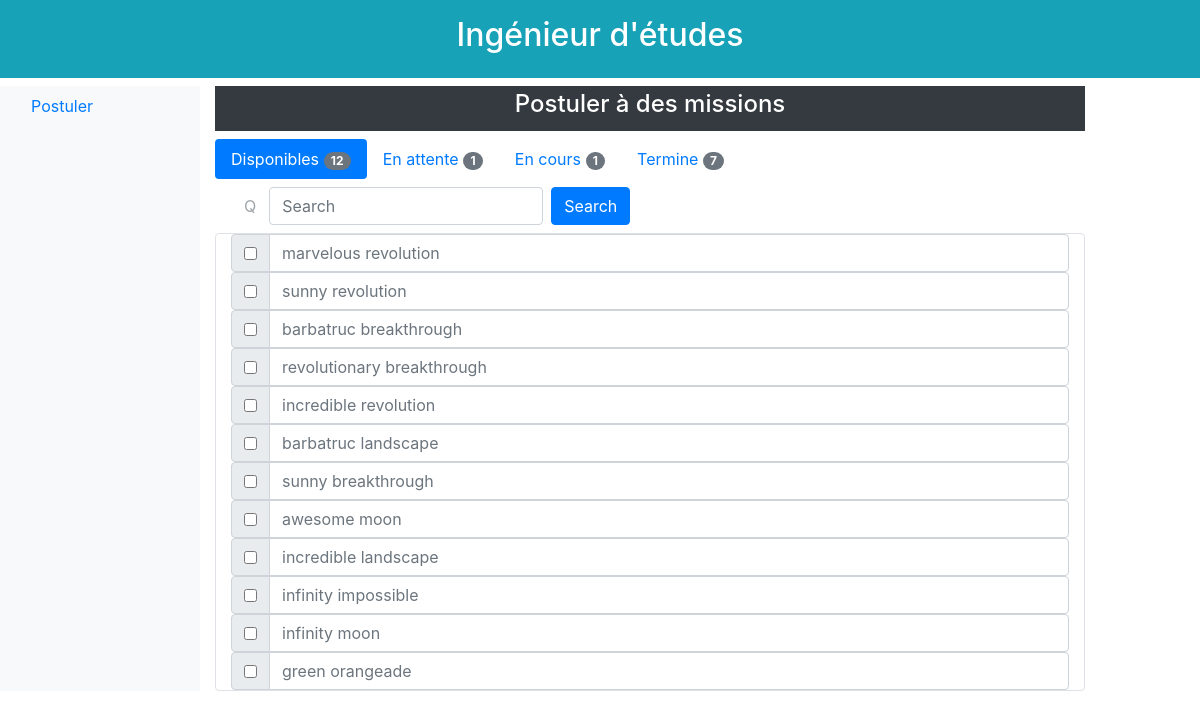
Screenshot of /1/etude/postuler/disponibles/ with the database file from the repository.
### database/models.py (models this page shows)
class Mission(db.Model):
    id = db.Column(db.Integer, primary_key=True)
    titre = db.Column(db.String(64), unique=True)
    description = db.Column(db.Text, unique=True)
    effectifs_max = db.Column(db.Integer)
    prix_vente = db.Column(db.Integer)
    statut = db.Column(db.Text)
    date_creation = db.Column(db.DateTime)
    responsable_id = db.Column(db.Integer, db.ForeignKey('ingenieur.id'))
    souhaits = db.relationship('Souhait', backref='mission', lazy='dynamic')
    besoins = db.relationship('Besoin', backref='mission', lazy='dynamic')
    affectations = db.relationship('Affectation', backref='mission', lazy='dynamic')

### app.py (the view)
@app.route('/<id>/etude/postuler/<etat>/')
def onglet_etude(id, etat):
    engineerObserve = get_engineer_by_id(id)
    listOfMissionsAvalable = get_mission_possible_of_inge(id)
    listOfMissionsGoingOn = get_mission_en_cours_of_inge(id)
    listOfMissionsWaiting = get_mission_en_attente_of_inge(id)
    listOfMissionsClosed = get_mission_termine_of_inge(id)
    if (etat == "disponibles"):
        listToShow = listOfMissionsAvalable
    elif (etat == "enAttente"):
        listToShow = listOfMissionsWaiting
    elif (etat == "enCours"):
        listToShow = listOfMissionsGoingOn
    elif (etat == "termine"):
        listToShow = listOfMissionsClosed
    else:
        error_page_404("tab doesn't exist")
    return render_template("homepage_etude_postuler_grille.html.jinja2",
                           id=id
                           , etat=etat
                           , listOfMissionsAvalableLength=len(listOfMissionsAvalable)
                           , listOfMissionsWaitingLength=len(listOfMissionsWaiting)
                           , listOfMissionsGoingOnLength=len(listOfMissionsGoingOn)
                           , listOfMissionsClosedLength=len(listOfMissionsClosed)
                           , listToShow=listToShow
                           )

### database/functions.py (called while the page is built)
def get_mission_by_id(mission_id):
    return Mission.query.filter_by(id=mission_id).first()

def get_participants_actuels_of_mission(mission_id):
    mission = get_mission_by_id(mission_id)
    id_inges = [a.ingenieur_id for a in list(mission.affectations)]
    participants = [get_engineer_by_id(id) for id in id_inges]
    return participants

def get_engineer_by_id(engineer_id):
    return Ingenieur.query.filter_by(id=engineer_id).first()

def get_mission_en_cours_of_inge(inge_id):
    inge = get_engineer_by_id(inge_id)
    id_missions = [a.mission_id for a in list(inge.affectations)]
    missions = [get_mission_by_id(id) for id in id_missions]
    missions_en_cours = []
    for m in missions:
        affectations = get_all_affectations_inge_mission(inge_id, m.id)
        ajouter = False
        if m.statut == "ouverte":
            for a in affectations:
                if a.date_fin >= datetime.now():
                   ajouter = True
        if ajouter:
            missions_en_cours.append(m)
    return missions_en_cours

def get_mission_termine_of_inge(inge_id):
    inge = get_engineer_by_id(inge_id)
    id_missions = [a.mission_id for a in list(inge.affectations)]
    missions = [get_mission_by_id(id) for id in id_missions]
    missions_termines = []
    for m in missions:
        affectations = get_all_affectations_inge_mission(inge_id, m.id)
        ajouter = True
        if m.statut == "ouverte":
            for a in affectations:
                if a.date_fin >= datetime.now():
                   ajouter = False
        if ajouter:
            missions_termines.append(m)
    return missions_termines

def get_mission_en_attente_of_inge(inge_id):
    souhaits = [s.mission_id for s in Souhait.query.filter_by(ingenieur_id=inge_id).all()]
    missions = [get_mission_by_id(id) for id in souhaits]
    return missions

def get_mission_possible_of_inge(inge_id):
    missions = Mission.query.filter_by(statut="ouverte").all()
    inge = get_engineer_by_id(inge_id)
    visibles = []
    for m in missions:
        cout_actuel = 0
        inges = get_participants_actuels_of_mission(m.id)
        for inge in inges:
            cout_actuel += inge.taux_journalier
        if cout_actuel + inge.taux_journalier < m.prix_vente:
            visibles.append(m)
    return visibles

def get_all_affectations_inge_mission(inge_id, mission_id):
    return Affectation.query.filter_by(ingenieur_id=inge_id, mission_id=mission_id).all()

### templates/homepage_etude_postuler_grille.html.jinja2
{% extends "homepage_etude_postuler.html.jinja2" %}
{% block gridMission %}
    <form>
        {% for mission in listToShow %}
            <div class="input-group">
                <div class="input-group-prepend">
                    <div class="input-group-text">
                        <input type="checkbox">
                    </div>
                </div>
                <input type="text" class="form-control" onclick="location.href='/{{ id }}/etude/postuler/vue/{{ mission.id }}/';" placeholder="{{ mission.titre }}">
            </div>
        {% endfor %}
    </form>
{% endblock %}

### rows the page displays
Mission: titre "marvelous revolution"
Mission: titre "sunny revolution"
Mission: titre "barbatruc breakthrough"
Mission: titre "revolutionary breakthrough"
Mission: titre "incredible revolution"
Mission: titre "barbatruc landscape"
Mission: titre "sunny breakthrough"
Mission: titre "awesome moon"
Mission: titre "incredible landscape"
Mission: titre "infinity impossible"
Mission: titre "infinity moon"
Mission: titre "green orangeade"

### other values shown
{{ listOfMissionsAvalableLength }} "12"
{{ listOfMissionsWaitingLength }} "1"
{{ listOfMissionsGoingOnLength }} "1"
{{ listOfMissionsClosedLength }} "7"
